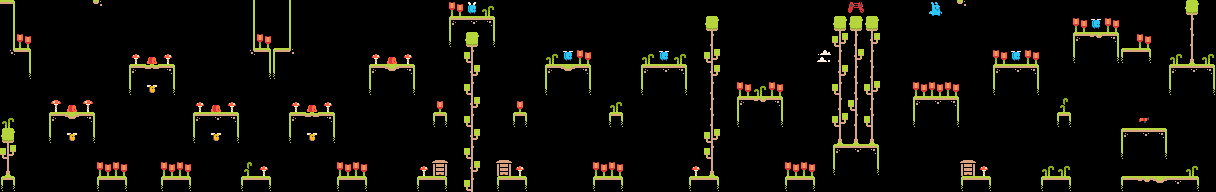

Tiled map render using the project's own tile images. Description and the whole map definition, tile-layer contents included, below:
An orthogonal 76x12 tile map with 16x16 px tiles, 2 tile layers (tiles, chars).

<map version="1.4" tiledversion="1.4.2" orientation="orthogonal" renderorder="right-down" width="76" height="12" tilewidth="16" tileheight="16" infinite="0" nextlayerid="3" nextobjectid="1">
 <properties>
  <property name="title" value="Zombee Apocalypse" />
 </properties>
 <tileset firstgid="1" source="tilemap.tsx" />
 <layer id="1" name="tiles" width="76" height="12">
  <data encoding="csv">
0,0,0,0,0,0,0,0,0,0,0,0,0,0,0,0,0,0,0,0,0,0,0,0,0,0,0,0,0,0,0,0,0,0,0,0,0,0,0,0,0,0,0,0,0,0,0,0,0,0,0,0,0,0,0,0,0,0,0,0,0,0,0,0,0,0,0,0,0,0,0,0,0,0,39,0,
0,0,0,0,0,0,0,0,0,0,0,0,0,0,0,0,0,0,0,0,0,0,0,0,0,0,0,0,7,8,9,0,0,0,0,0,0,0,0,0,0,0,0,0,39,0,0,0,0,0,0,0,39,39,39,0,0,0,0,0,0,0,0,0,0,0,0,0,0,0,0,0,0,0,0,0,
0,0,0,0,0,0,0,0,0,0,0,0,0,0,0,0,0,0,0,0,0,0,0,0,0,0,0,0,17,39,19,0,0,0,0,0,0,0,0,0,0,0,0,0,0,0,0,0,0,0,0,0,0,0,0,0,0,0,0,0,0,0,0,0,0,0,0,7,22,9,0,0,0,0,0,0,
0,0,0,0,0,0,0,0,0,0,0,0,0,0,0,0,0,0,0,0,0,0,0,0,0,0,0,0,0,0,0,0,0,0,0,0,0,0,0,0,0,0,0,0,0,0,0,0,0,0,0,13,0,0,0,0,0,0,0,0,0,0,0,0,0,0,0,17,0,19,28,29,0,0,0,0,
0,0,0,0,0,0,0,0,7,21,9,0,0,0,0,0,0,0,0,0,0,0,0,7,23,9,0,0,0,0,0,0,0,0,7,23,9,0,0,0,7,8,9,0,0,0,0,0,0,0,0,0,0,0,0,0,0,0,0,0,0,0,7,8,9,0,0,0,0,0,0,0,0,7,8,9,
0,0,0,0,0,0,0,0,17,0,19,0,0,0,0,0,0,0,0,0,0,0,0,17,0,19,0,0,0,0,0,0,0,0,17,0,19,0,0,0,17,0,19,0,0,0,0,0,0,0,0,0,0,0,0,0,0,0,0,0,0,0,17,0,19,0,0,0,0,0,0,0,0,17,0,19,
0,0,0,0,0,0,0,0,0,0,0,0,0,0,0,0,0,0,0,0,0,0,0,0,0,0,0,0,0,0,0,0,0,0,0,0,0,0,0,0,0,0,0,0,0,0,7,22,9,0,0,0,0,0,0,0,0,7,8,9,0,0,0,0,0,0,0,0,0,0,0,0,0,0,0,0,
0,0,0,7,23,9,0,0,0,0,0,0,7,8,9,0,0,0,7,21,9,0,0,0,0,0,0,0,0,0,0,0,0,0,0,0,0,0,0,0,0,0,0,0,0,0,17,0,19,0,0,0,0,0,0,0,0,17,0,19,0,0,0,0,0,0,0,0,0,0,0,0,0,0,0,0,
0,0,0,17,0,19,0,0,0,0,0,0,17,0,19,0,0,0,17,0,19,0,0,0,0,0,0,0,0,0,0,0,0,0,0,0,0,0,0,0,0,0,0,0,0,0,0,0,0,0,0,0,0,0,0,0,0,0,0,0,0,0,0,0,0,0,0,0,0,0,7,8,9,0,0,0,
0,0,0,0,0,0,0,0,0,0,0,0,0,0,0,0,0,0,0,0,0,0,0,0,0,0,0,0,0,0,0,0,0,0,0,0,0,0,0,0,0,0,0,0,0,0,0,0,0,0,0,0,7,8,9,0,0,0,0,0,0,0,0,0,0,0,0,0,0,0,0,0,0,0,0,0,
0,0,0,0,0,0,0,0,0,0,0,0,0,0,0,0,0,0,0,0,0,0,0,0,0,0,0,0,0,0,0,0,0,0,0,0,0,0,0,0,0,0,0,0,0,0,0,0,0,0,0,0,17,0,19,0,0,0,0,0,0,0,0,0,0,0,0,0,0,0,0,0,0,0,0,0,
0,0,0,0,0,0,28,29,0,0,28,29,0,0,0,28,29,0,0,0,0,28,29,0,0,0,28,29,0,0,0,28,29,0,0,0,0,28,29,0,0,0,0,28,29,0,0,0,0,28,29,0,0,0,0,0,0,0,0,0,28,29,0,0,0,28,29,0,0,0,28,22,23,8,29,0
</data>
 </layer>
 <layer id="2" name="chars" width="76" height="12">
  <data encoding="csv">
6,0,0,0,0,25,26,0,0,0,0,0,0,0,0,16,0,0,14,0,0,0,0,0,0,0,0,0,33,54,35,0,0,0,0,0,0,0,0,0,0,0,0,0,0,0,0,0,0,0,0,0,0,11,0,0,0,0,46,25,26,0,0,0,0,0,0,0,0,0,0,0,0,0,0,0,
16,0,0,0,0,0,0,0,0,0,0,0,0,0,0,16,0,0,14,0,0,0,0,0,0,0,0,0,0,0,0,0,0,0,0,0,0,0,0,0,0,0,0,0,0,0,0,0,0,0,0,0,0,0,0,0,0,0,0,0,0,0,0,0,0,0,0,33,55,33,0,0,0,0,49,0,
16,33,0,0,0,0,0,0,0,0,0,0,0,0,0,16,33,0,14,0,0,0,0,0,0,0,0,0,0,0,0,0,0,0,0,0,0,0,0,0,0,0,0,0,49,0,0,0,0,0,0,0,40,49,50,0,0,0,0,0,0,0,0,0,0,0,0,0,0,0,0,33,0,0,49,0,
27,6,0,0,0,0,0,0,32,56,32,0,0,0,0,27,6,4,26,0,0,0,0,32,56,32,0,0,0,48,0,0,0,0,35,55,33,0,0,0,35,55,35,0,40,0,0,0,0,0,0,0,49,50,49,0,0,0,0,0,0,0,33,55,33,0,0,0,0,0,0,0,0,35,59,35,
0,19,0,0,0,0,0,0,0,0,0,0,0,0,0,0,19,17,0,0,0,0,0,0,0,0,0,0,0,50,0,0,0,0,0,0,0,0,0,0,0,0,0,0,50,0,0,0,0,0,0,0,50,49,49,0,0,0,0,0,0,0,0,0,0,0,0,0,0,0,0,0,0,0,0,0,
0,0,0,0,0,0,0,0,0,53,0,0,0,0,0,0,0,0,0,0,0,0,0,0,0,0,0,0,0,48,0,0,0,0,0,0,0,0,0,0,0,0,0,0,49,0,33,35,33,0,0,0,48,49,40,0,0,33,33,33,0,0,0,0,0,0,0,0,0,0,0,0,0,0,0,0,
0,0,0,31,56,31,0,0,0,0,0,0,32,56,32,0,0,0,32,56,32,0,0,0,0,0,0,34,0,50,0,0,34,0,0,0,0,0,35,0,0,0,0,0,49,0,0,0,0,0,0,0,49,48,49,0,0,0,0,0,0,0,0,0,0,0,36,0,0,0,0,0,0,0,0,0,
35,0,0,0,0,0,0,0,0,0,0,0,0,0,0,0,0,0,0,0,0,0,0,0,0,0,0,10,0,48,0,0,10,0,0,0,0,0,10,0,0,0,0,0,49,0,0,0,0,0,0,0,40,49,48,0,0,0,0,0,0,0,0,0,0,0,10,0,0,0,0,51,0,0,0,0,
39,0,0,0,53,0,0,0,0,0,0,0,0,53,0,0,0,0,0,53,0,0,0,0,0,0,0,0,0,50,0,0,0,0,0,0,0,0,0,0,0,0,0,0,40,0,0,0,0,0,0,0,59,59,59,0,0,0,0,0,0,0,0,0,0,0,0,0,0,0,0,0,0,0,0,0,
40,0,0,0,0,0,0,0,0,0,0,0,0,0,0,0,0,0,0,0,0,0,0,0,0,0,0,0,0,48,0,0,0,0,0,0,0,0,0,0,0,0,0,0,48,0,0,0,0,0,0,0,0,0,0,0,0,0,0,0,0,0,0,0,0,0,0,0,0,0,17,0,19,0,0,0,
59,0,0,0,0,0,33,33,0,0,33,33,0,0,0,36,32,0,0,0,0,33,33,0,0,0,32,37,0,50,0,37,32,0,0,0,0,33,33,0,0,0,0,32,59,0,0,0,0,33,33,0,0,0,0,0,0,0,0,0,37,32,0,0,0,35,35,0,0,0,0,0,0,0,35,0,
10,0,0,0,0,0,0,0,0,0,0,0,0,0,0,0,0,0,0,0,0,0,0,0,0,0,0,0,0,48,0,0,0,0,0,0,0,0,0,0,0,0,0,0,0,0,0,0,0,0,0,0,0,0,0,0,0,0,0,0,0,0,0,0,0,0,0,0,0,0,0,0,0,0,0,0
</data>
 </layer>
</map>
